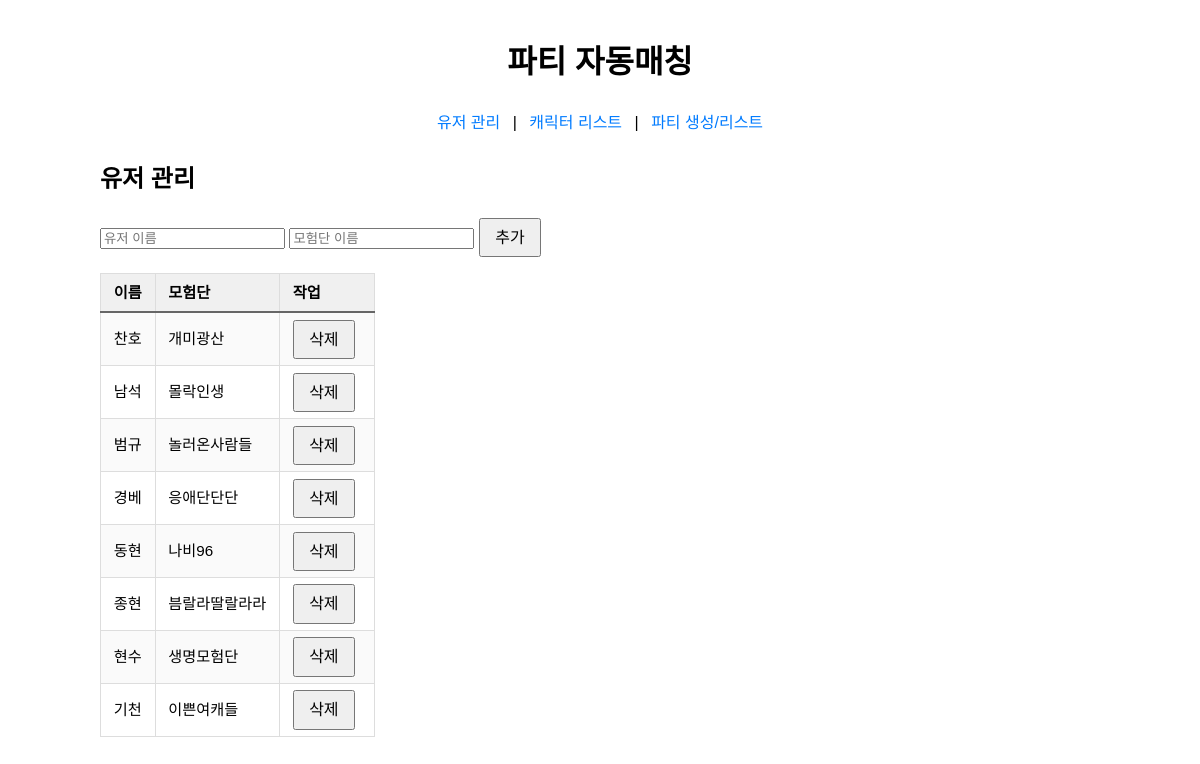
/users/, run on the app's committed database.
### tables this page shows
CREATE TABLE "user_adventure" (
	"idx"	INTEGER,
	"user"	TEXT,
	"adventure"	TEXT,
	PRIMARY KEY("idx" AUTOINCREMENT)
);

### blueprints/users.py (the view)
@users_bp.route('/', methods=['GET'])
def list_users():
    conn = get_db_connection()
    rows = conn.execute(
        'SELECT idx, "user" AS name, adventure FROM user_adventure ORDER BY idx'
    ).fetchall()
    conn.close()
    users = [dict(r) for r in rows]
    return render_template('users.html', users=users, alert=None)

### blueprints/users.py (called while the page is built)
def get_db_connection():
    db_path = os.path.join(current_app.root_path, 'database', 'DB.sqlite')
    conn = sqlite3.connect(db_path)
    conn.row_factory = sqlite3.Row
    return conn

### templates/users.html (shortened to what this page needs)
{% extends 'base.html' %}
{% block content %}
<h2>유저 관리</h2>
<form action="{{ url_for('users.add_user') }}" method="post">
  <input type="text" name="name" placeholder="유저 이름" required>
  <input type="text" name="adventure" placeholder="모험단 이름" required>
  <button type="submit">추가</button>
</form>
<table>
  <thead><tr><th>이름</th><th>모험단</th><th>작업</th></tr></thead>
  <tbody>
    {% for u in users %}
    <tr>
      <td>{{ u.name }}</td>
      <td>{{ u.adventure }}</td>
      <td>
        <form action="{{ url_for('users.delete_user') }}" method="post" style="display:inline;">
          <button type="submit">삭제</button>
        </form>
      </td>
    </tr>
    {% endfor %}
  </tbody>
</table>
{% endblock %}

### static/style.css (style rules this page uses)
body { font-family: sans-serif; max-width: 1000px; margin: 0 auto; padding: 1rem; line-height: 1.6; }
button { padding: 0.4rem 0.8rem; font-size: 1rem; line-height: 1.2; cursor: pointer; margin-right: 0.25rem; }
.table, table { width: auto; border-collapse: collapse; font-size: 0.9rem; margin-top: 1rem; }
th, td { border: 1px solid #ddd; padding: 0.4rem 0.8rem; text-align: left; white-space: nowrap; }
thead th { background-color: #f0f0f0; border-bottom: 2px solid #666; }
tbody tr:nth-child(odd) { background-color: #fafafa; }
@media (min-width: 1024px) and (max-width: 1919px) { body { max-width: 1000px; padding: 1rem; } }
@media (min-width: 1024px) and (max-width: 1919px) { button { padding: 0.5rem 0.9rem; font-size: 1rem; margin-right: 0.4rem; } }
@media (min-width: 1024px) and (max-width: 1919px) { table { font-size: 0.95rem; } }

### data on the page
user_adventure: name "찬호", adventure "개미광산"
user_adventure: name "남석", adventure "몰락인생"
user_adventure: name "범규", adventure "놀러온사람들"
user_adventure: name "경베", adventure "응애단단단"
user_adventure: name "동현", adventure "나비96"
user_adventure: name "종현", adventure "븜랄라딸랄라라"
user_adventure: name "현수", adventure "생명모험단"
user_adventure: name "기천", adventure "이쁜여캐들"
